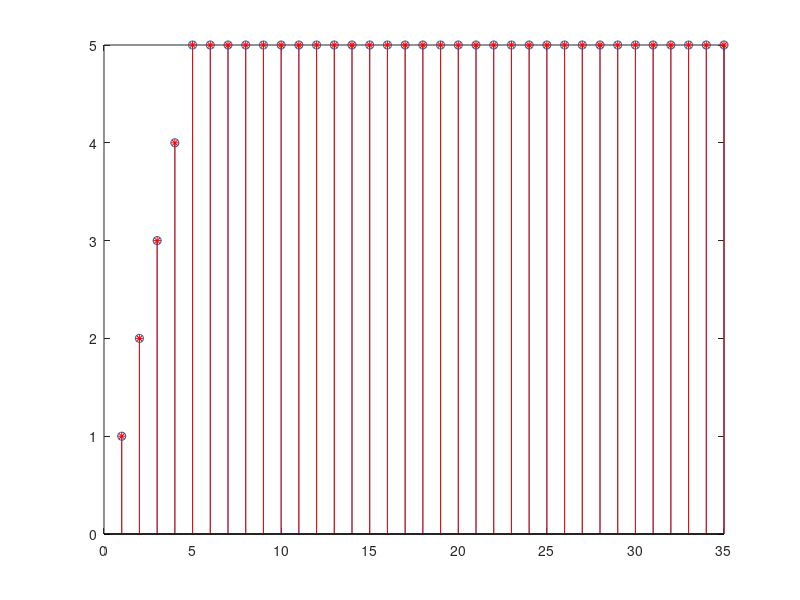

This figure's MATLAB source:
clc
clear
close all

N = 1000;
L = 10;
p = 5;

x = ones(N,1);
h = ones(p,1);
y=conv(x,h);
Ns = floor(N/L);
yf=[];
for j = 1:Ns
 for i = 1:L
     Xs(i) = x(i+L*(j-1)); 

 end
 ys=conv(Xs,h);
 for i =1:L+p-1;
    X2(j,i+(j-1)*L) = ys(i);
 end
end
yf = sum(X2);
stem(yf(1:35))
hold on
stem(y(1:35),"-*r")